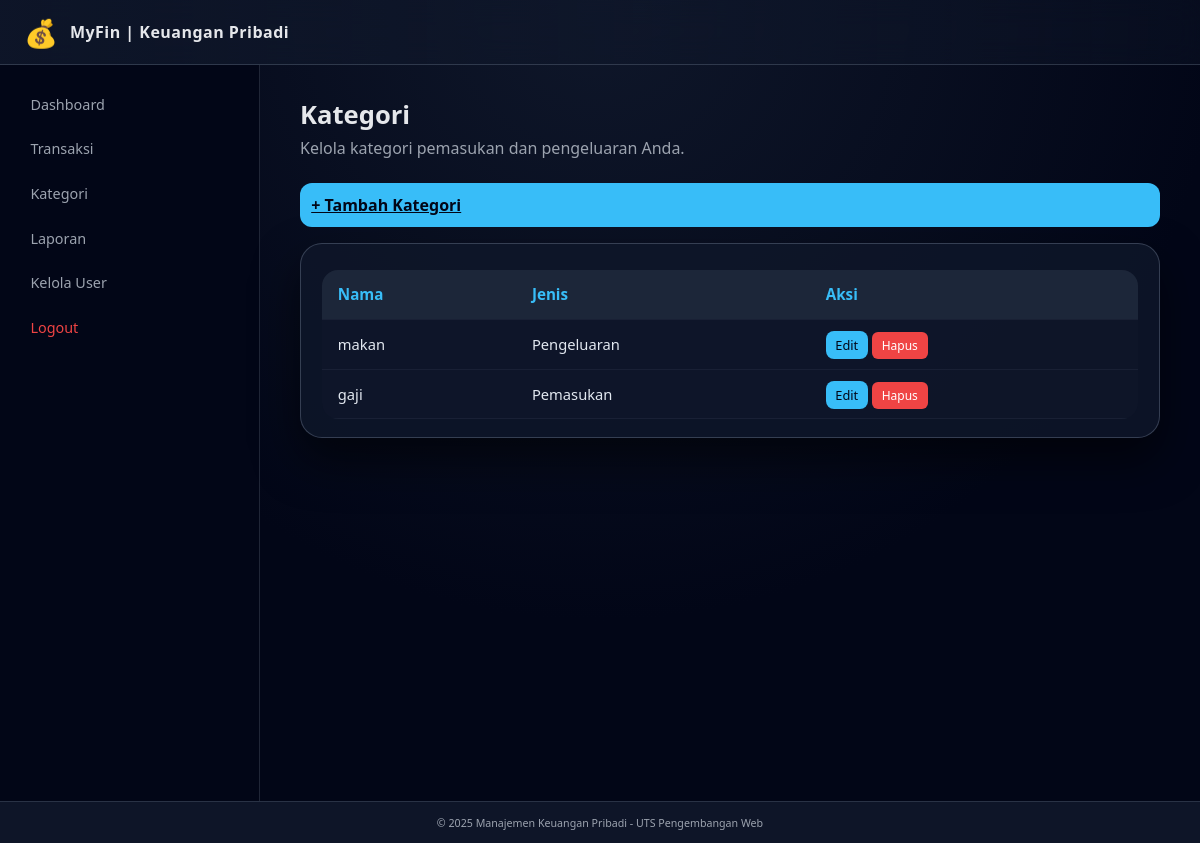
Screenshot of /public/categories/index.php (signed in) with the database file from the repository.
### tables this page shows
CREATE TABLE `categories` (
  `id` int(11) NOT NULL,
  `user_id` int(11) NOT NULL,
  `name` varchar(50) NOT NULL,
  `type` enum('income','expense') NOT NULL
);

### public/categories/index.php (the view, shortened to what this page needs)
<?php
require_once "../../app/config/db.php";
include "../../app/views/templates/header.php";
$stmt = $pdo->prepare("SELECT * FROM categories WHERE user_id = ? ORDER BY id DESC");
$stmt->execute([$_SESSION['user_id']]);
$categories = $stmt->fetchAll(PDO::FETCH_ASSOC);
?>
<section class="page-header">
    <h1>Kategori</h1>
    <p>Kelola kategori pemasukan dan pengeluaran Anda.</p>
</section>
<a href="create.php" class="btn-primary" style="margin-bottom:1rem; display:inline-block;">
    + Tambah Kategori
</a>
<section class="page-section">
<table class="table-basic">
    <thead>
        <tr>
            <th>Nama</th>
            <th>Jenis</th>
            <th>Aksi</th>
        </tr>
    </thead>
    <tbody>
        <?php if (empty($categories)): ?>
            <tr><td colspan="3">Belum ada kategori.</td></tr>
        <?php else: ?>
            <?php foreach ($categories as $c): ?>
                <tr>
                    <td><?= htmlspecialchars($c['name']) ?></td>
                    <td><?= $c['type'] == 'income' ? 'Pemasukan' : 'Pengeluaran' ?></td>
                    <td>
                        <a class="btn-sm info" href="edit.php?id=<?= $c['id'] ?>">Edit</a>
                        <a class="btn-sm danger"
                           onclick="return confirm('Yakin ingin hapus kategori?')"
                           href="delete.php?id=<?= $c['id'] ?>">Hapus</a>
                    </td>
                </tr>
            <?php endforeach; ?>
        <?php endif; ?>
    </tbody>
</table>
</section>
<?php include "../../app/views/templates/footer.php"; ?>

### public/assets/css/style.css (style rules this page uses)
:root { --bg-body: #050816; --bg-card: rgba(15, 23, 42, 0.9); --bg-sidebar: #020617; --accent: #38bdf8; --accent-soft: rgba(56, 189, 248, 0.25); --danger: #f97373; --success: #4ade80; --text-main: #e5e7eb; --text-muted: #9ca3af; --radius-xl: 22px; --shadow-soft: 0 22px 45px rgba(0, 0, 0, 0.55); }
*, *::before, *::after { box-sizing: border-box; }
body { margin: 0; font-family: system-ui, -apple-system, BlinkMacSystemFont, "Segoe UI", sans-serif; background: radial-gradient(circle at top, #0f172a, #020617 60%); color: var(--text-main); }
.page-header { margin-bottom: 1.5rem; }
.page-header h1 { margin: 0; font-size: 1.6rem; }
.page-header p { margin: 0.3rem 0 0; color: var(--text-muted); }
.page-section { margin-bottom: 1.7rem; background: rgba(15, 23, 42, 0.85); border-radius: var(--radius-xl); padding: 1.1rem 1.3rem; border: 1px solid rgba(148, 163, 184, 0.3); box-shadow: var(--shadow-soft); }
.btn-primary { width: 100%; padding: .7rem; border: none; border-radius: 12px; background: #38bdf8; color: #020617; font-weight: 600; cursor: pointer; transition: .2s; }
.table-basic { width: 100%; border-collapse: collapse; margin-top: .5rem; }
.table-basic th, .table-basic td { border-bottom: 1px solid rgba(148,163,184,0.25); padding: 0.7rem; }
.table-basic th { text-align: left; color: #38bdf8; }
.btn-sm { padding: .3rem .6rem; border-radius: 8px; font-size: .8rem; text-decoration: none; }
.btn-sm.info { background: #38bdf8; color: #020617; }
.btn-sm.danger { background: #ef4444; color: white; }
.table-basic { width: 100%; border-collapse: collapse; background: rgba(15,23,42,0.6); border-radius: 16px; overflow: hidden; }
.table-basic thead { background: rgba(30,41,59,0.9); }
.table-basic th, .table-basic td { padding: .9rem 1rem; border-bottom: 1px solid rgba(148,163,184,0.08); }
.table-basic th { text-align: left; color: #38bdf8; font-size: .95rem; }
.table-basic td { font-size: .92rem; color: #e2e8f0; }
.btn-sm.danger { background: #ef4444; color: #ffffff; padding: 5px 10px; border-radius: 6px; font-size: 12px; }

### rows the page displays
categories: name "makan", type "Pengeluaran"
categories: name "gaji", type "Pemasukan"
